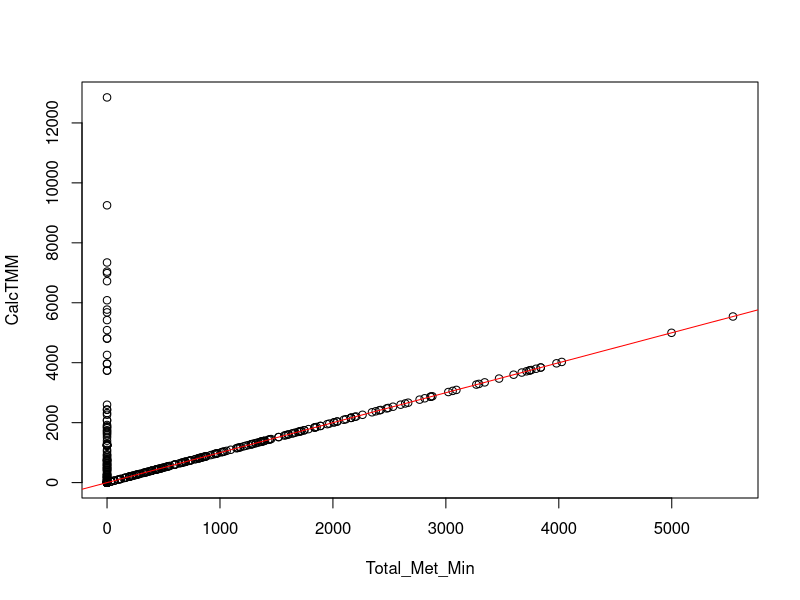
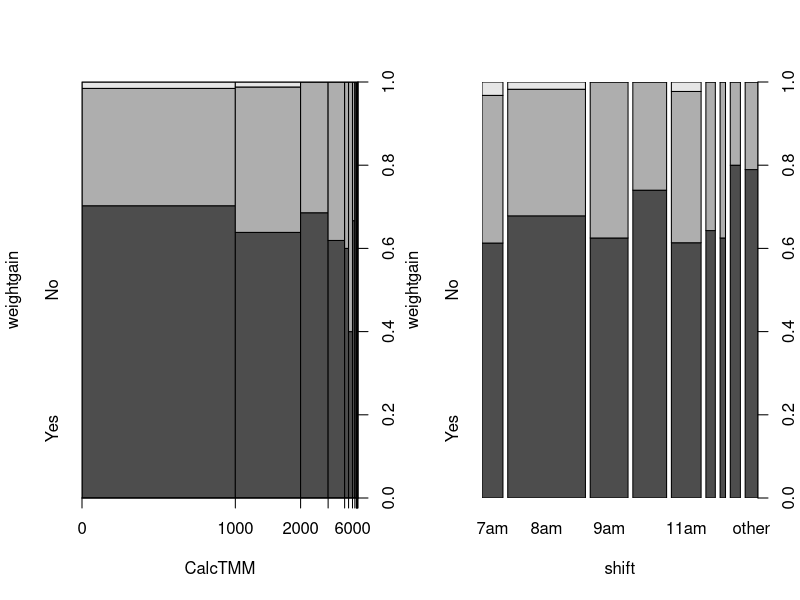
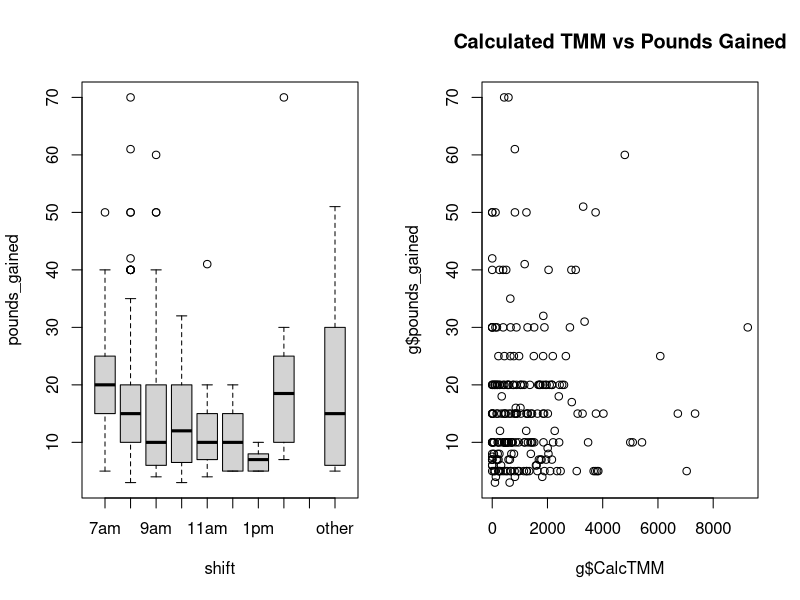
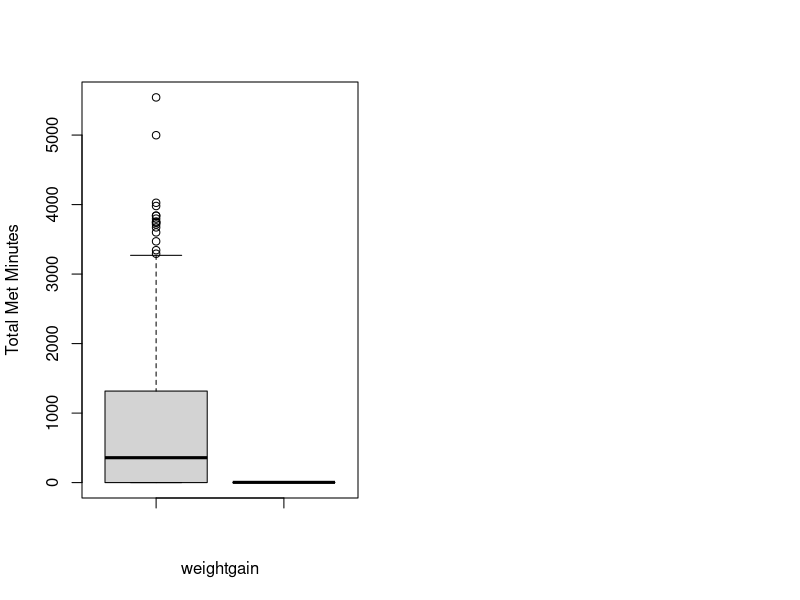
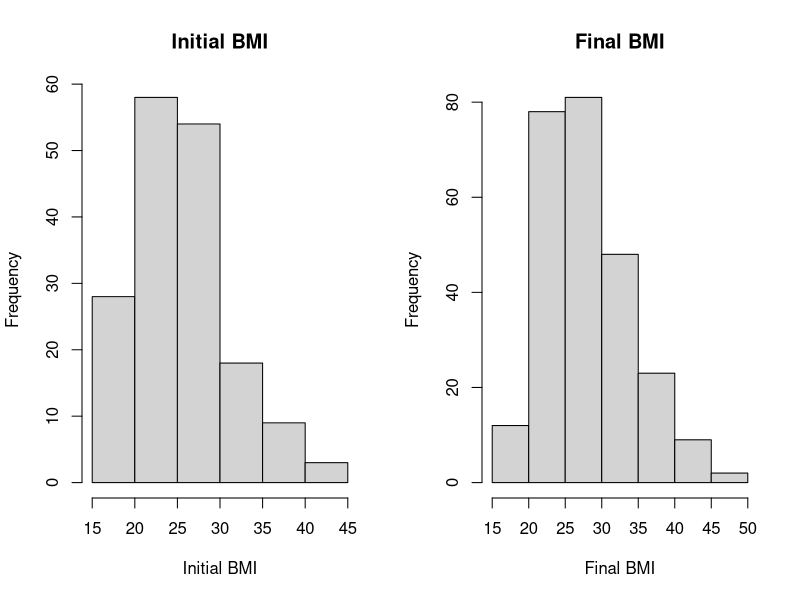
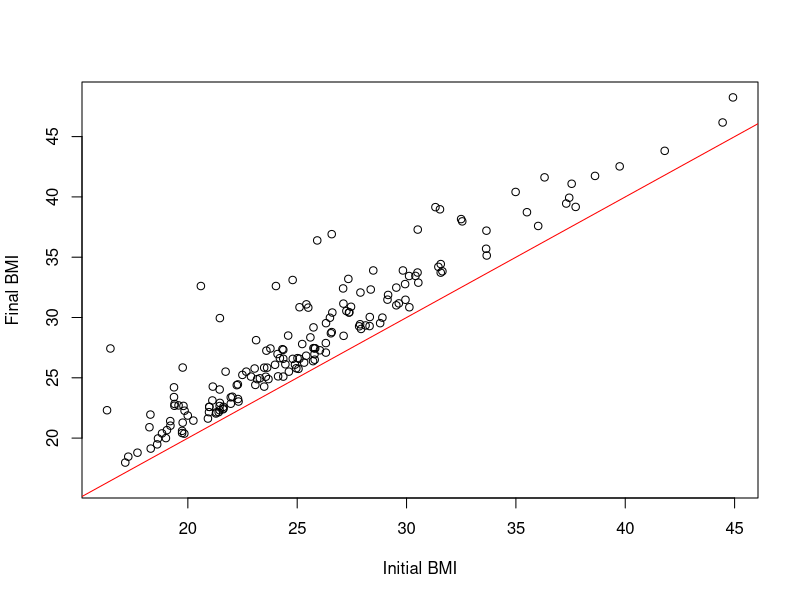
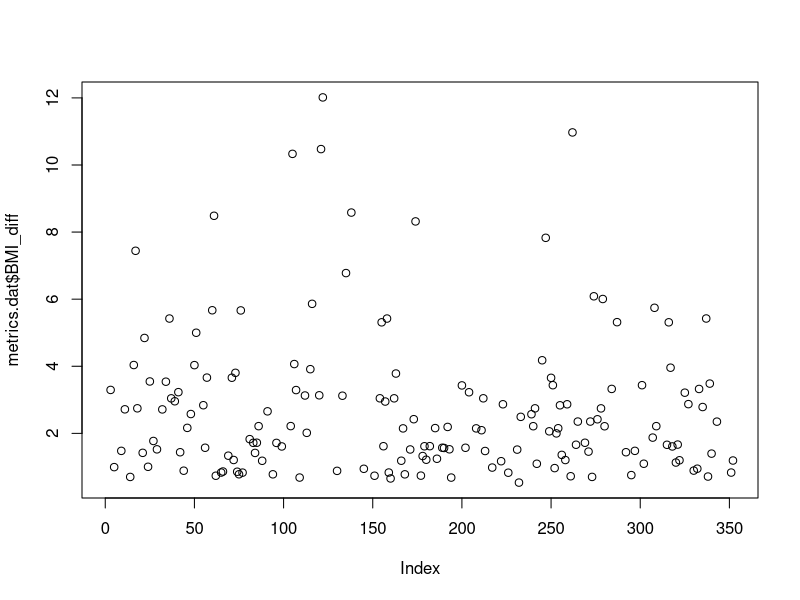
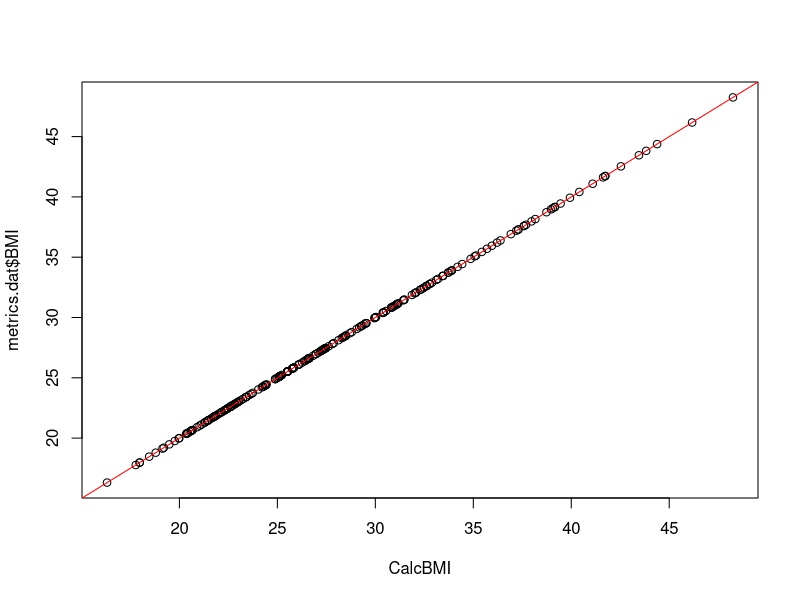

The R source for these figures, in order:
## ---- chunk 1
knitr::opts_chunk$set(echo = TRUE)
## ---- chunk 2
metrics.dat <- read.csv('Practicum 1 Data.csv',header=TRUE)
metrics.dat <- metrics.dat[!is.na(metrics.dat$Snumber),]
## ---- chunk 3
#define constants to be used as column selection arguments
yellow <- c('shift','Total_Met_Min')
orange <- c('gender', 'Age', 'height', 'weightgain', 'lbs_gained', 'BMI', 'Vig.ex.Time', 'Mod.ex.time', 'Walk.ex.Time')
## ---- chunk 4
metrics.dat$Total_Met_Min[is.na(metrics.dat$Total_Met_Min)] <- 0
metrics.dat$CalcTMM <- with(metrics.dat, 8*Vig.ex.Time + 4*Mod.ex.time + 3.3*Walk.ex.Time)

plot(CalcTMM ~ Total_Met_Min,data=metrics.dat)
abline(0,1,col='red')
## ---- chunk 5
#determine 
unique(metrics.dat$shift)
## ---- chunk 6
metrics.dat$shift[metrics.dat$shift==''] <- 'other'
shift.levels <- c(paste(c(7:11),'am',sep=''),paste(c(12,1:2),'pm',sep=''),'other')
metrics.dat$shift <- factor(metrics.dat$shift,shift.levels)
summary(metrics.dat$shift)
## ---- chunk 7
metrics.dat$weightgain <- factor(metrics.dat$weightgain)
## ---- chunk 8
par(mfrow=c(1,2))
plot(weightgain ~ CalcTMM,data=metrics.dat)
plot(weightgain ~ shift,data=metrics.dat)
## ---- chunk 9
g <- subset(metrics.dat, metrics.dat$pounds_gained >0)
##par(mfrow=c(1,2))
#hist(g$pounds_gained,breaks=30)
#hist(log(g$pounds_gained),breaks=30)
#The column `pounds_gained` can be log transformed, to adjusted its skew.

## ---- chunk 10
#shift vs lbs gained
#$ts <- as.factor((g$shift))
#plot(g$ts,log(g$pounds_gained), ylab="pounds_gained", xlab="shift")
#plot(g$shift,g$shift)
#plot(as.factor(g$shift),log(g$pounds_gained), ylab="pounds_gained", ###xlab="shift")

#table(g$shift)
s <- ordered(g$shift, levels=c("7am","8am","9am","10am","11am","12pm","1pm","2pm","Missing","other"))
#boxplot(pounds_gained ~ s, data=g)
par(mfrow=c(1,2))
boxplot(pounds_gained ~ s, data=g, xlab="shift")

plot(g$CalcTMM, g$pounds_gained, main="Calculated TMM vs Pounds Gained")
#plot(g$CalcTMM, log(g$pounds_gained))
## ---- chunk 11
boxplot(metrics.dat$Total_Met_Min,as.factor(metrics.dat$weightgain), ylab="Total Met Minutes", xlab="weightgain")
## ---- chunk 12
# Calculate body weight at 8 months
metrics.dat['initial_bweight'] <- metrics.dat$bweight - metrics.dat$pounds_gained

# Need to account for instances where body weight is not entered
metrics.dat$initial_bweight[metrics.dat$initial_bweight<='0'] <- '0'

# Take a look at all BMI values
unique(metrics.dat$BMI)

# Calculate initial BMI -- internet tells me BMI=(weight/height^2) * 703
# Since height values ~60/65, I am assuming they are inches not meters
metrics.dat['initial_bweight'] <- as.numeric(metrics.dat$initial_bweight)
metrics.dat['initial_BMI'] <- (metrics.dat$initial_bweight / (metrics.dat$height)^2)*703

# ignore non-positive values
metrics.dat$initial_BMI[is.nan(metrics.dat$initial_BMI)] <- 0
metrics.dat$initial_BMI[!is.finite(metrics.dat$initial_BMI)] <- 0

# Take a look at all initial_BMI values
unique(metrics.dat$initial_BMI)

## ---- chunk 13
##Look at BMI in the beginning vs at the end

# convert to numeric for calculations
metrics.dat$initial_BMI <- as.numeric(metrics.dat$initial_BMI)

# Are the means different? --Yes, BMI is bigger than initial_BMI
mean(metrics.dat$initial_BMI)
mean(metrics.dat$BMI)
## ---- chunk 14
#From the histograms of the employees' initial BMI and the employees' final BMI, we see that there is a slight shift to the right in the frequencies in the histogram for Final BMI. This suggests to us that there were higher numbers of higher BMI among the employees. If BMI is used as our response variable, we will look greater at the relationship between initial BMI and final BMI, as well as the relationship between shift and BMI, and total metabolic minutes and BMI, respectively. 

# Visualize the columns
par(mfrow=c(1,2))

metrics.dat$initial_BMI[metrics.dat$initial_BMI==0] <- NA
hist(as.numeric(metrics.dat$initial_BMI),main='Initial BMI', xlab='Initial BMI')

metrics.dat$BMI[metrics.dat$BMI==0] <- NA
hist(as.numeric(metrics.dat$BMI), main='Final BMI', xlab='Final BMI')
## ---- chunk 15
# reset par() 
dev.off()
## ---- chunk 16
# Look at relationship between BMI and initial BMI -- appears that BMI only increases or stays the same over time
plot(metrics.dat$initial_BMI, metrics.dat$BMI, xlab='Initial BMI', ylab='Final BMI')
abline(0,1,col='red')
## ---- chunk 17
# return to default par() options
dev.off()
## ---- chunk 18
# Create a BMI_diff column to show BMI change over the 8 months
metrics.dat['BMI_diff'] <- metrics.dat$BMI - metrics.dat$initial_BMI

#max(na.omit(metrics.dat$BMI_diff))
#min(na.omit(metrics.dat$BMI_diff))

# need to look at this without the zeros that are from not having BMI values
plot(metrics.dat$BMI_diff)
## ---- chunk 19
# Were the BMI calculations correct?
# BMI = (weight/height^2)*703
CalcBMI <- ''
CalcBMI <- ((metrics.dat$bweight)/(metrics.dat$height)^2)*703

plot(CalcBMI, metrics.dat$BMI)
abline(0,1,col='red')
## ---- chunk 20
par(mfrow=c(1,2))
plot(metrics.dat$shift, metrics.dat$BMI_diff, xlab='Shift', ylab='Difference in BMI')

plot(metrics.dat$CalcTMM, metrics.dat$BMI_diff, xlab='CalcTMM', ylab='Difference in BMI')
## ---- chunk 21
metrics.dat$gender[metrics.dat$gender==''] <- 'Missing'
metrics.dat$weightgain[metrics.dat$weightgain==''] <- 'Missing'
unique(metrics.dat$gender)
unique(metrics.dat$weightgain)
## ---- chunk 22
metrics.dat$shift <- factor(metrics.dat$shift)
metrics.dat$gender <- factor(metrics.dat$gender)
metrics.dat$weightgain <- factor(metrics.dat$weightgain)
## ---- chunk 23
metrics.dat[is.na(metrics.dat)] <- 0
## ---- chunk 24
pairs(metrics.dat[,c(yellow,orange,'initial_BMI','BMI_diff','CalcTMM')])
## ---- chunk 25
summary(metrics.dat[,c(yellow,orange,'initial_BMI','BMI_diff','CalcTMM')])
